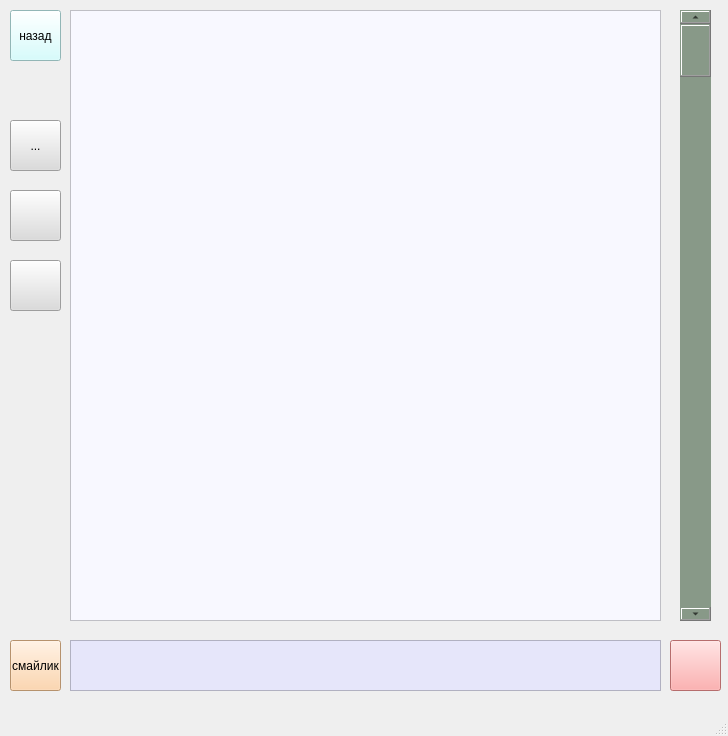
<?xml version="1.0" encoding="UTF-8"?>
<ui version="4.0">
 <class>MainWindow</class>
 <widget class="QMainWindow" name="MainWindow">
  <property name="geometry">
   <rect>
    <x>0</x>
    <y>0</y>
    <width>728</width>
    <height>736</height>
   </rect>
  </property>
  <property name="windowTitle">
   <string>MainWindow</string>
  </property>
  <widget class="QWidget" name="centralwidget">
   <widget class="QScrollBar" name="vsb">
    <property name="geometry">
     <rect>
      <x>680</x>
      <y>10</y>
      <width>31</width>
      <height>611</height>
     </rect>
    </property>
    <property name="cursor">
     <cursorShape>SizeVerCursor</cursorShape>
    </property>
    <property name="styleSheet">
     <string notr="true">background-color: #898</string>
    </property>
    <property name="orientation">
     <enum>Qt::Vertical</enum>
    </property>
   </widget>
   <widget class="QPushButton" name="enter">
    <property name="geometry">
     <rect>
      <x>670</x>
      <y>640</y>
      <width>51</width>
      <height>51</height>
     </rect>
    </property>
    <property name="cursor">
     <cursorShape>PointingHandCursor</cursorShape>
    </property>
    <property name="autoFillBackground">
     <bool>false</bool>
    </property>
    <property name="styleSheet">
     <string notr="true">background-color: #ff9999</string>
    </property>
    <property name="text">
     <string/>
    </property>
    <property name="icon">
     <iconset>
      <normaloff>../../Downloads/jnghfdrffffffffffff.png</normaloff>../../Downloads/jnghfdrffffffffffff.png</iconset>
    </property>
    <property name="iconSize">
     <size>
      <width>35</width>
      <height>35</height>
     </size>
    </property>
   </widget>
   <widget class="QToolButton" name="more">
    <property name="geometry">
     <rect>
      <x>10</x>
      <y>120</y>
      <width>51</width>
      <height>51</height>
     </rect>
    </property>
    <property name="cursor">
     <cursorShape>PointingHandCursor</cursorShape>
    </property>
    <property name="styleSheet">
     <string notr="true">background-color: #dcdcdc</string>
    </property>
    <property name="text">
     <string>...</string>
    </property>
    <property name="icon">
     <iconset>
      <normaloff>../../Downloads/3176229.png</normaloff>../../Downloads/3176229.png</iconset>
    </property>
    <property name="iconSize">
     <size>
      <width>35</width>
      <height>35</height>
     </size>
    </property>
   </widget>
   <widget class="QToolButton" name="settings">
    <property name="geometry">
     <rect>
      <x>10</x>
      <y>190</y>
      <width>51</width>
      <height>51</height>
     </rect>
    </property>
    <property name="cursor">
     <cursorShape>PointingHandCursor</cursorShape>
    </property>
    <property name="styleSheet">
     <string notr="true">background-color: #dcdcdc</string>
    </property>
    <property name="text">
     <string/>
    </property>
    <property name="icon">
     <iconset>
      <normaloff>../../Downloads/263074.png</normaloff>../../Downloads/263074.png</iconset>
    </property>
    <property name="iconSize">
     <size>
      <width>40</width>
      <height>40</height>
     </size>
    </property>
   </widget>
   <widget class="QToolButton" name="stickers">
    <property name="geometry">
     <rect>
      <x>10</x>
      <y>640</y>
      <width>51</width>
      <height>51</height>
     </rect>
    </property>
    <property name="cursor">
     <cursorShape>PointingHandCursor</cursorShape>
    </property>
    <property name="styleSheet">
     <string notr="true">background-color: #ffcc99</string>
    </property>
    <property name="text">
     <string>смайлик</string>
    </property>
    <property name="icon">
     <iconset>
      <normaloff>../../Downloads/3483089.png</normaloff>../../Downloads/3483089.png</iconset>
    </property>
    <property name="iconSize">
     <size>
      <width>40</width>
      <height>40</height>
     </size>
    </property>
   </widget>
   <widget class="QTextBrowser" name="text_spase">
    <property name="geometry">
     <rect>
      <x>70</x>
      <y>640</y>
      <width>591</width>
      <height>51</height>
     </rect>
    </property>
    <property name="cursor" stdset="0">
     <cursorShape>IBeamCursor</cursorShape>
    </property>
    <property name="styleSheet">
     <string notr="true">background-color: #e6e6fa</string>
    </property>
    <property name="html">
     <string>&lt;!DOCTYPE HTML PUBLIC &quot;-//W3C//DTD HTML 4.0//EN&quot; &quot;http://www.w3.org/TR/REC-html40/strict.dtd&quot;&gt;
&lt;html&gt;&lt;head&gt;&lt;meta name=&quot;qrichtext&quot; content=&quot;1&quot; /&gt;&lt;style type=&quot;text/css&quot;&gt;
p, li { white-space: pre-wrap; }
&lt;/style&gt;&lt;/head&gt;&lt;body style=&quot; font-family:'MS Shell Dlg 2'; font-size:8.25pt; font-weight:400; font-style:normal;&quot;&gt;
&lt;p style=&quot;-qt-paragraph-type:empty; margin-top:0px; margin-bottom:0px; margin-left:0px; margin-right:0px; -qt-block-indent:0; text-indent:0px;&quot;&gt;&lt;br /&gt;&lt;/p&gt;&lt;/body&gt;&lt;/html&gt;</string>
    </property>
   </widget>
   <widget class="QListWidget" name="list">
    <property name="enabled">
     <bool>true</bool>
    </property>
    <property name="geometry">
     <rect>
      <x>70</x>
      <y>10</y>
      <width>591</width>
      <height>611</height>
     </rect>
    </property>
    <property name="maximumSize">
     <size>
      <width>16777215</width>
      <height>16777210</height>
     </size>
    </property>
    <property name="cursor" stdset="0">
     <cursorShape>ArrowCursor</cursorShape>
    </property>
    <property name="styleSheet">
     <string notr="true">background-color: #f8f8ff</string>
    </property>
   </widget>
   <widget class="QToolButton" name="search">
    <property name="geometry">
     <rect>
      <x>10</x>
      <y>260</y>
      <width>51</width>
      <height>51</height>
     </rect>
    </property>
    <property name="cursor">
     <cursorShape>PointingHandCursor</cursorShape>
    </property>
    <property name="styleSheet">
     <string notr="true">background-color: #dcdcdc</string>
    </property>
    <property name="text">
     <string/>
    </property>
    <property name="icon">
     <iconset>
      <normaloff>../../Downloads/save.png</normaloff>../../Downloads/save.png</iconset>
    </property>
    <property name="iconSize">
     <size>
      <width>40</width>
      <height>40</height>
     </size>
    </property>
   </widget>
   <widget class="QToolButton" name="back">
    <property name="geometry">
     <rect>
      <x>10</x>
      <y>10</y>
      <width>51</width>
      <height>51</height>
     </rect>
    </property>
    <property name="cursor">
     <cursorShape>PointingHandCursor</cursorShape>
    </property>
    <property name="mouseTracking">
     <bool>false</bool>
    </property>
    <property name="styleSheet">
     <string notr="true">background-color: #ccffff</string>
    </property>
    <property name="text">
     <string>назад</string>
    </property>
    <property name="icon">
     <iconset>
      <normaloff>../../Downloads/93634.png</normaloff>../../Downloads/93634.png</iconset>
    </property>
    <property name="iconSize">
     <size>
      <width>40</width>
      <height>40</height>
     </size>
    </property>
   </widget>
  </widget>
  <widget class="QMenuBar" name="menubar">
   <property name="geometry">
    <rect>
     <x>0</x>
     <y>0</y>
     <width>728</width>
     <height>21</height>
    </rect>
   </property>
  </widget>
  <widget class="QStatusBar" name="statusbar"/>
 </widget>
 <resources/>
 <connections/>
</ui>
